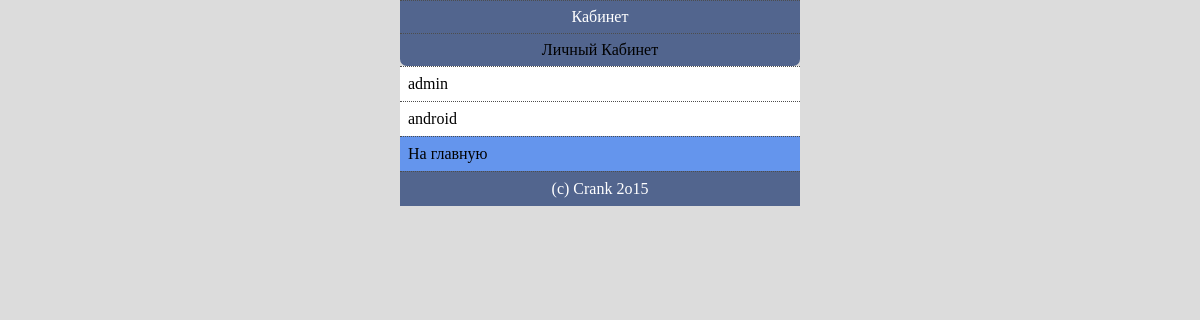
/PtCMSver03/user.php (signed in), run on the app's committed database.
### tables this page shows
CREATE TABLE `users` (
  `id` int(10) NOT NULL,
  `reff` varchar(200) DEFAULT 'http://ruslan41khaven.myjino.ru/#',
  `url1` varchar(200) DEFAULT 'http://androfile.at.ua/',
  `url2` varchar(200) DEFAULT NULL,
  `url3` varchar(200) DEFAULT NULL,
  `url4` varchar(200) DEFAULT NULL,
  `url5` varchar(200) DEFAULT NULL,
  `login` varchar(25) NOT NULL,
  `pass` varchar(35) NOT NULL,
  `email` varchar(35) NOT NULL,
  `name` varchar(15) DEFAULT '10',
  `famil` varchar(15) DEFAULT '3',
  `gorod` varchar(20) DEFAULT '---',
  `infos` varchar(200) DEFAULT 'Новичок',
  `interest` varchar(50) DEFAULT '---',
  `reit` int(11) NOT NULL DEFAULT '0',
  `ru` int(90) NOT NULL,
  `sng` int(90) NOT NULL,
  `strana` varchar(20) DEFAULT '---',
  `admin` int(11) NOT NULL DEFAULT '0',
  `pol` varchar(3) DEFAULT NULL,
  `xstatus` enum('1','2','3','4','5','6','7','8','9','10','11','12','13','14','15','16','17') NOT NULL DEFAULT '1',
  `status` varchar(100) DEFAULT ':(',
  `post` int(11) NOT NULL DEFAULT '0',
  `patik` int(11) NOT NULL DEFAULT '13843',
  `izgnali` int(11) NOT NULL DEFAULT '0',
  `time` int(11) NOT NULL,
  `berds` int(11) NOT NULL DEFAULT '0',
  `egg` text,
  `bablo` int(11) DEFAULT '0',
  `bans` int(10) DEFAULT '0',
  `avatar` text,
  `minimalka` int(11) NOT NULL DEFAULT '500'
);

CREATE TABLE `site` (
  `copyr` varchar(1024) DEFAULT NULL,
  `title` varchar(1024) DEFAULT NULL,
  `kosh` varchar(13) DEFAULT 'КОШ СОЗДАТЕЛЯ'
);

### PtCMSver03/user.php (the view, shortened to what this page needs)
<?
include_once ('config.php');
if(!empty($user)){
echo '<div class="head"><center>Кабинет</center></div>';
echo '<div class="kabi"><center><a href="kabik.php">Личный Кабинет</a></center></div>';
$num = 10;
$page = $_GET['page'];
$page = intval($page);
if(empty($page) or $page < 0) $page = 1;
$start = $page * $num - $num;
$q=mysql_query("SELECT `id`,`login`,`pol` FROM `users` ORDER BY id LIMIT $start, $num ");
while ($ank = mysql_fetch_assoc($q)){
echo '<div class="menuxa">';
echo '<a href="pro.php?id='.$ank[id].'"> '.htmlspecialchars($ank['login']).' </a>';
echo '</div>';
}
echo '
<div class="test"><a href="index.php">На главную</a>
</div>';
}
include_once ('include/foot.php');
?>

### PtCMSver03/include/foot.php
<?
$ss = mysql_fetch_assoc(mysql_query("SELECT * FROM `site`"));
echo '<div class="foot"><center>'.$ss['copyr'].'</center></div>';
?>

### desing/css.css (style rules this page uses)
a { color: black; text-decoration: none; }
.menuxa { color: black; BACKGROUND: #fff; PADDING:8PX; BORDER-TOP:1PX DOTTED #4D4D4D; }
.test { color: #55BE52; BACKGROUND: CornflowerBlue; BORDER-TOP:1PX DOTTED #4D4D4D; PADDING: 8PX; }
.head { color: #fff; BACKGROUND: #002800 url(head.png) ; BORDER-TOP:1PX DOTTED #4D4D4D; PADDING: 7PX; }
.kabi { color: WhiteSmoke; BACKGROUND: #002800 url(head.png) ; BORDER-TOP:1PX DOTTED #4D4D4D; border-radius : 0 0 7px 7px; PADDING: 7PX; }
.foot { color: #fff; BACKGROUND: #002800 url(head.png) ; BORDER-TOP:1PX DOTTED #4D4D4D; PADDING: 8PX; }

### data on the page
users: login "admin"
users: login "android"
site: copyr "(c) Crank 2o15"
